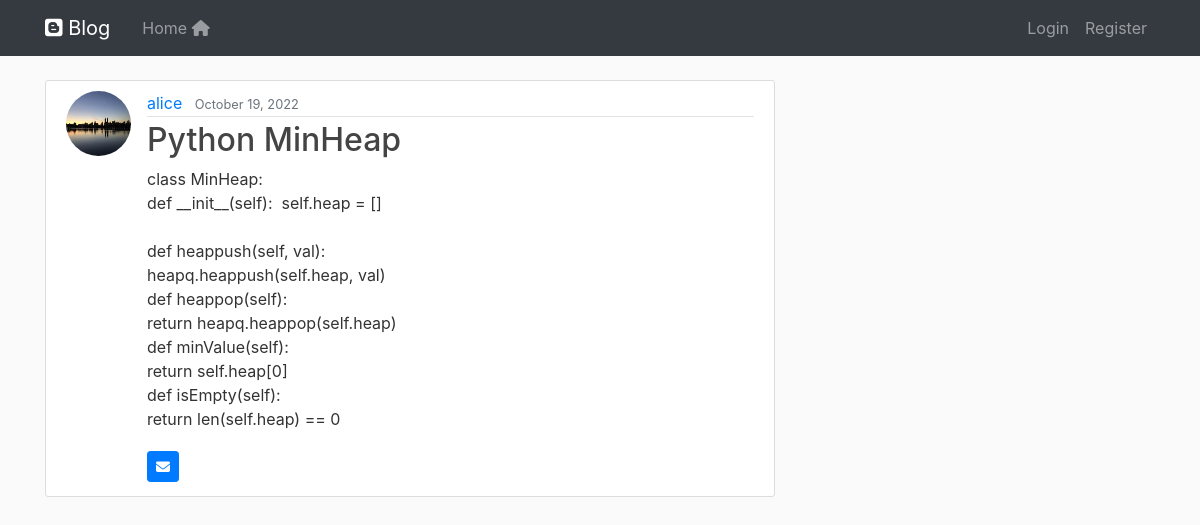
Page /post/49/ on the committed database.
### blog/models.py (models this page shows, shortened)
class Post(models.Model):
    title = models.CharField(max_length=100)
    content = models.TextField()
    date_posted = models.DateTimeField(default=timezone.now)
    author = models.ForeignKey(User, on_delete= models.CASCADE)

### users/models.py (models this page shows, shortened)
class Profile(models.Model):
    user = models.OneToOneField(User, on_delete= models.CASCADE)
    image = models.ImageField(default = 'default.jpg', upload_to='profile_pics')

### blog/views.py (the view)
# urls.py: path('post/<int:pk>/', PostDetailView.as_view(), name='post-detail'),
class PostDetailView(DetailView):
    model = Post
    fields = ["title", "content"]

### blog/templates/blog/post_detail.html (shortened to what this page needs)
{% extends "blog/base.html" %}
{% block content %}
    <article class="media content-section">
        <img class="rounded-circle article-img" src="{{ object.author.profile.image.url}}"/>
        <div class="media-body">
        <div class="article-metadata">
            <a class="mr-2" href="{% url 'user-posts' object.author.username %}">{{ object.author }}</a>
            <small class="text-muted">{{ object.date_posted|date:"F d, Y" }}</small>
        </div>
        <h2 class="article-title">{{ object.title }}</h2>
        <p class="article-content">{{ object.content }}</p>
        <a class="btn btn-primary  btn-sm mt-1 mb-1" data-toggle="tooltip" data-placement="right" title="Send to your email" href="{% url 'send-email' object.id %}">
            <i class="fa-solid fa-envelope"></i>
        </a>
        </div>
    </article>
{% endblock content %}

### blog/static/blog/main.css (style rules this page uses)
h1, h2, h3, h4, h5, h6 { color: #444444; }
.content-section { background: #ffffff; padding: 10px 20px; border: 1px solid #dddddd; border-radius: 3px; margin-bottom: 20px; }
.article-title { color: #444444; }
.article-content { white-space: pre-line; }
.article-img { height: 65px; width: 65px; margin-right: 16px; }
.article-metadata { padding-bottom: 1px; margin-bottom: 4px; border-bottom: 1px solid #e3e3e3 }

### rows in the picture
Post: author.profile.image (picture), author "alice", date_posted "October 19, 2022", title "Python MinHeap", content "class MinHeap: def __init__(self): self.heap = [] def heappush(self, val): heapq.heappush(self.heap, val) def heappop(self): return heapq.heappop(self.heap) def minValue(self): return self.heap[0] def isEmpty(self): return len(self.heap) == 0"
